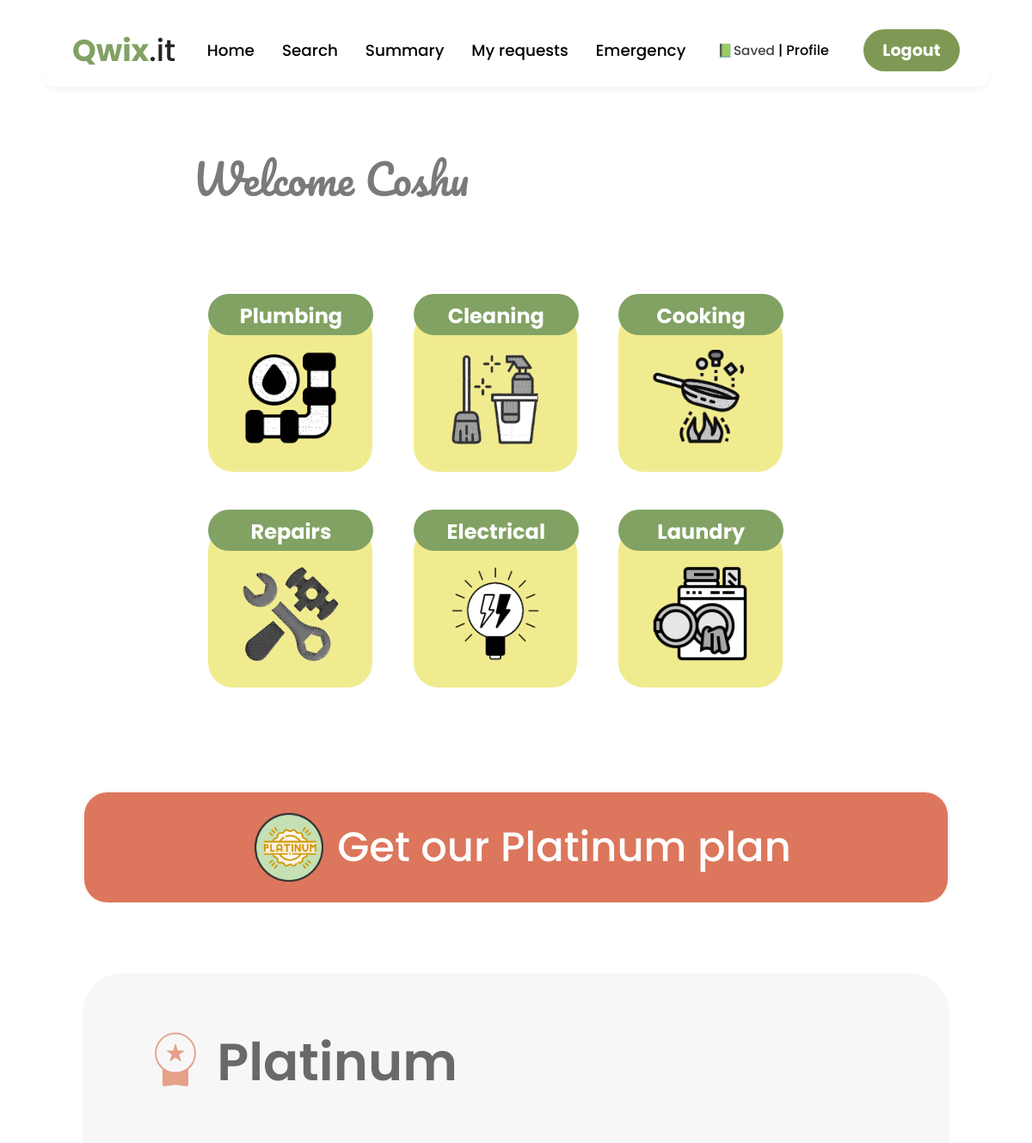
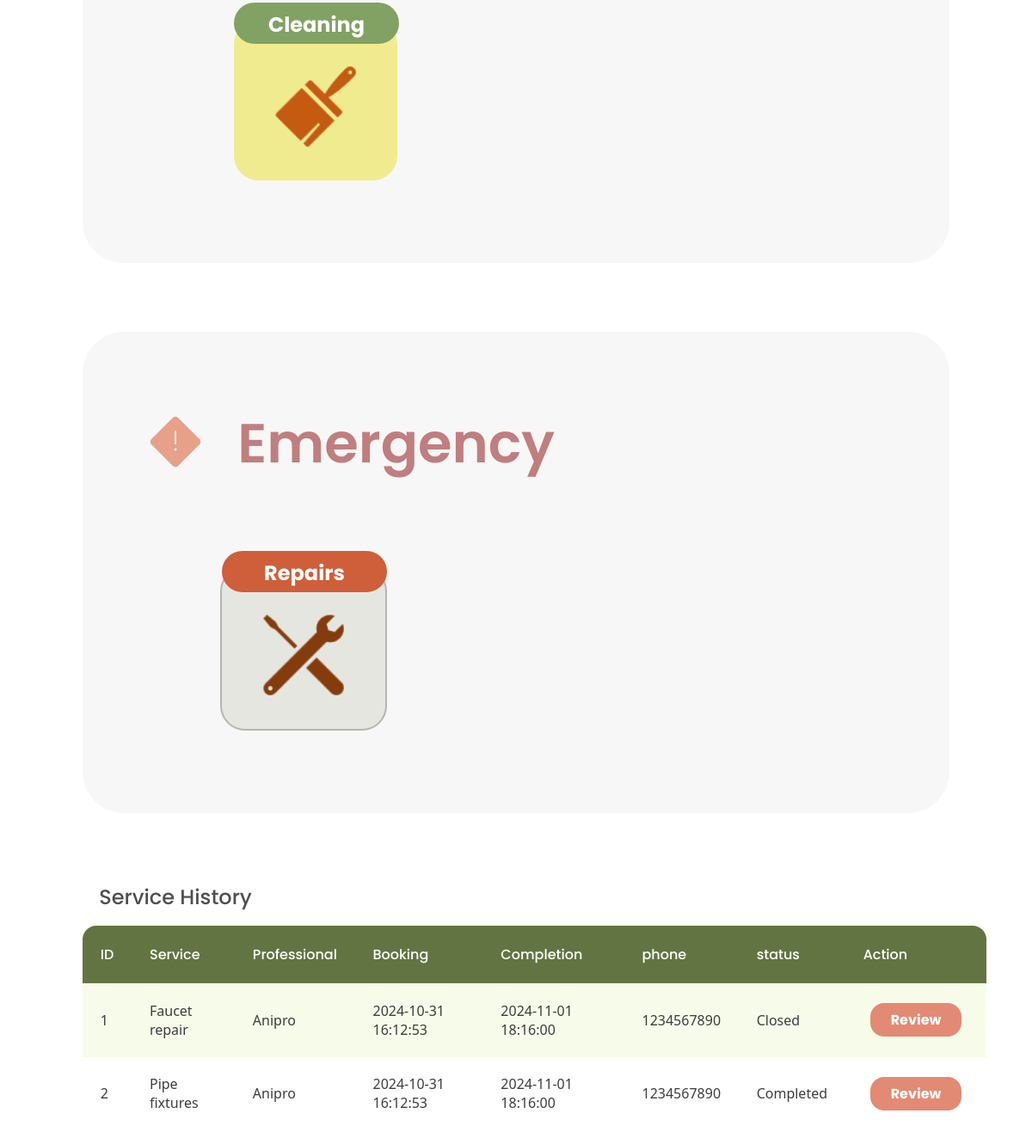
Page /cust_dash (signed in) on the committed database (2 pictures, top to bottom).
### webapp/models.py (models this page shows)
class User(db.Model):
    __tablename__ = 'user'
    id = db.Column(db.Integer, primary_key=True)
    username = db.Column(db.String(150), nullable=False, unique=True)
    email = db.Column(db.String(150), unique=True, nullable=False)
    password = db.Column(db.String(150), nullable=False)
    address = db.Column(db.String(300), nullable=False)
    pincode = db.Column(db.Integer, nullable=True)
    phone = db.Column(db.Integer, nullable=False, default=1234567890)
    role = db.Column(db.String(20), nullable=False)
    type = db.Column(db.String(20), nullable=False, default='normal')
    is_approved = db.Column(db.Boolean, default=True)
    is_blocked = db.Column(db.Boolean, default=False)
    saved_packs = db.Column(db.String(20), nullable=True)

class Service(db.Model):
    __tablename__ = 'service'
    id = db.Column(db.Integer, primary_key=True)
    name = db.Column(db.String(150), nullable=False)
    base_price = db.Column(db.Float, nullable=False)
    description = db.Column(db.String(500))
    category = db.Column(db.String(50), nullable=False) #emergency, platinum, normal

class ServicePackage(db.Model):
    __tablename__ = 'service_package'
    id = db.Column(db.Integer, primary_key=True)
    professional_id = db.Column(db.Integer, db.ForeignKey('professional.id'), nullable=True)
    service_id = db.Column(db.Integer, db.ForeignKey('service.id'), nullable=False)
    name = db.Column(db.String(150), nullable=False)
    price = db.Column(db.Float, nullable=False)
    description = db.Column(db.String(500), nullable=False)
    duration = db.Column(db.String, nullable=False, default='00:20:00')
    is_flagged = db.Column(db.Boolean, default=False)
    professional = db.relationship('Professional', backref='service_packages')
    service = db.relationship('Service', backref='service_packages')

class Professional(db.Model):
    __tablename__ = 'professional'
    id = db.Column(db.Integer, primary_key=True)
    p_name = db.Column(db.String(150), nullable=False)
    p_email = db.Column(db.String(150), nullable=False)
    p_phone = db.Column(db.Integer, nullable=False)
    paddress = db.Column(db.String(300), nullable=False)
    ppassword = db.Column(db.String(150), nullable=False)
    p_pincode = db.Column(db.Integer, nullable=False)
    document_proof = db.Column(db.String(550), nullable=False)
    experience_years = db.Column(db.String, nullable=False)
    rating = db.Column(db.Float, nullable=False, default=0.0)
    base_price = db.Column(db.Float, nullable=False, default=0.0)
    is_approved = db.Column(db.Boolean, default=False)
    is_blocked = db.Column(db.Boolean, default=True)
    user_id = db.Column(db.Integer, db.ForeignKey('user.id'))
    service_id = db.Column(db.Integer, db.ForeignKey('service.id'), nullable=False)
    user = db.relationship('User', backref='professional_profile')
    service = db.relationship('Service', backref=db.backref('professionals', lazy='dynamic'))

class ServiceRequest(db.Model):
    __tablename__ = 'service_request'
    id = db.Column(db.Integer, primary_key=True)
    customer_id = db.Column(db.Integer, db.ForeignKey('user.id'), nullable=False)
    package_id = db.Column(db.Integer, db.ForeignKey('service_package.id'), nullable=False)
    professional_id = db.Column(db.Integer, db.ForeignKey('professional.id'), nullable=True)
    date_of_request = db.Column(db.DateTime, nullable=False, default=datetime.now(IST))
    date_of_completion = db.Column(db.DateTime, nullable=True)
    status = db.Column(db.String(20), nullable=False, default='requested') #requested, accepted, completed, closed
    remarks = db.Column(db.String(500))
    customer = db.relationship('User', foreign_keys=[customer_id], backref=db.backref('service_requests', lazy='dynamic'))
    professional = db.relationship('Professional', foreign_keys=[professional_id], backref=db.backref('service_requests', lazy='dynamic'))

### webapp/views.py (the view, shortened to what this page needs)
@app.route('/cust_dash', methods=['GET'])
def cust_dash():
    if 'username' not in session:
        return redirect(url_for('login'))
    if session.get('userole') != "customer" :
        return "<h1>You don't have access to this page</h1>"
    if  session.get('logged_in') and session.get('userole') == 'customer':
        current_user = User.query.filter_by(username=session['username']).first()
        if current_user :
            customer_type = current_user.type
        services_data = Service.query.filter(Service.category=='normal').all()
        services_available = []
        if services_data:
            for s in services_data:
                services_available.append({
                    'service_id': s.id,
                    'service_name': s.name
                })
        platinum_services = Service.query.filter(Service.category=='platinum').all()
        platinum_services_available = []
        if platinum_services:
            for s in platinum_services:
                platinum_services_available.append({
                    'service_id': s.id,
                    'service_name': s.name
                })
        emergency_services = Service.query.filter(Service.category=='emergency').all()
        emergency_services_available = []
        if emergency_services:
            for s in emergency_services:
                emergency_services_available.append({
                    'service_id': s.id,
                    'service_name': s.name
                })
        statuses = ['Requested', 'Accepted','Rejected']
        booked_requests = ServiceRequest.query.filter(ServiceRequest.customer_id == current_user.id,
                                                      ServiceRequest.status.in_(statuses)).all()
        booked_data = []
        all_requests = ServiceRequest.query.filter_by(customer_id=current_user.id).all()
        service_history=[]
        if all_requests:
            for r in all_requests:
                professional = Professional.query.get(r.professional_id)
                if professional:
                    professional = professional.p_name
                phone = Professional.query.get(r.professional_id)
                if phone:
                    phone = phone.p_phone
                package_name = ServicePackage.query.get(r.package_id)
                if package_name:
                    package_name = package_name.name
                experience = Professional.query.get(r.professional_id)
                if experience:
                    experience = experience.experience_years
                service_cat = Service.query.join(ServicePackage, Service.id == ServicePackage.service_id).filter(ServicePackage.id == r.package_id).with_entities(Service.name).scalar()
                service_history.append({
                    'service_request_id': r.id,
                    'service_category': service_cat if service_cat else 'Unknown Category',
                    'service_name': package_name if package_name else 'Unknown Service',
                    'professional_name': professional if professional else 'Not Assigned',
                    'booked_date': r.date_of_request,
                    'completion_date': r.date_of_completion,
                    'phone': phone if phone else 'Not Assigned',
                    'experience': experience if experience else 'Not Assigned',
                    'status': r.status,
                    'package_id': r.package_id
                })
        return render_template('cust_dash.html', username=session['username'],
                               usertype = customer_type,
                               services_available=services_available,
                               platinum_services_available=platinum_services_available,
                                 emergency_services_available=emergency_services_available,
                               booked_data=booked_data,
                               service_history=service_history)
    else:
        flash('Please login to access this page', 'error')
        return redirect(url_for('login'))

### webapp/templates/cust_dash.html (shortened to what this page needs)
{% extends 'nav.html' %}
{% block styles %}
    <link rel="stylesheet" href="{{ url_for('static', filename='cust.css') }}">
{% endblock %}
{% block content %}
    <div class="username">
        <h1>Welcome {{username}}</h1>
    </div>
    <div class="head">
        {%for s in services_available%}
        <div class="service">
            <a href="{{ url_for('packages', service_id = s.service_id) }}">
            <div class="service_text">
                {{s.service_name}}</div>
            <div class="icon">
                <img src="{{ url_for('static', filename='assets/icons/'+ s.service_name | replace(' ','_') +'.png') }}" alt="plumber" />
            </div>
            </a>
        </div>
        {% endfor %}
    </div>
    <div class="banner">
        {% if usertype == 'normal'%}
        <img style=" margin : 0rem 1rem 0rem 1rem; width: 5rem; height: 5rem;"
        src="{{ url_for('static', filename='assets/icons/plat.png') }}" alt="platinum" />
        <h1> <a href="{{url_for('platinum')}}" > Get our Platinum plan </h1>
        {% elif usertype == 'Platinum' %}
        <img style=" margin : 0rem 1rem 0rem 1rem; width: 5rem; height: 5rem;"
        src="{{ url_for('static', filename='assets/icons/plat.png') }}" alt="platinum" />
        <h1> <a href="#platsec" >Platinum Active </a> </h1>
        {% endif %}
    </div>
    <div class = "section_service premium_section">
        <span class="material-symbols-rounded plat_icon">workspace_premium</span>
        <div class="premium_head">
            <h1>Platinum </h1>
        </div>
        <div class="premium">
            {%for s in platinum_services_available%}
            <div class="service">
                {% if usertype == 'Platinum'%}
                <a href="{{ url_for('packages', service_id = s.service_id) }}">
                <div class="service_text">
                    {{s.service_name|replace("Premium", "")}}</div>
                <div class="icon">
                    <img src="{{ url_for('static', filename='assets/icons/'+s.service_name | replace(' ','_') +'.png') }}" alt={{s.service_name}} />
                </div>
                </a>
                {% else %}
                <a href="{{url_for('platinum')}}">
                    <div class="service_text">
                        {{s.service_name|replace("Premium", "")}}</div>
                    <div class="icon">
                        <img src="{{ url_for('static', filename='assets/icons/'+s.service_name | replace(' ','_') +'.png') }}" alt={{s.service_name}} />
                    </div>
                </a>
                {% endif %}
            </div>
            {% endfor %}
        </div>
    </div>
     <div class = "section_service">
        <span class="material-symbols-rounded plat_icon">emergency_home</span>
        <div class="emergency_head">
            <h1>Emergency</h1>
        </div>
        <div class="emergency">
            {%for s in emergency_services_available%}
            <div class="etop">
                <a href="{{ url_for('packages', service_id = s.service_id) }}">
                <div class="etop_text">
                    {{s.service_name | replace('Emergency','')}}</div>
                <div class="icon">
                    <img src="{{ url_for('static', filename='assets/icons/'+s.service_name|replace(" ","_")+'.png') }}" alt={{s.service_name|replace(" ","_")}} />
                </div>
                </a>
            </div>
            {% endfor %}
        </div>
    </div>
    <h1 style = "margin: 4rem auto 0 6.2rem;" >Service History</h1>
    <table class="table">
        <thead id = "my_requests">
            <tr>
                <th style=" border-top-left-radius: 1rem;">ID</th>
                <th>Service</th>
                <th>Professional</th>
                <th>Booking</th>
                <th>Completion</th>
                <th>phone</th>
                <th>status</th>
                <th style = " border-top-right-radius: 1rem;">Action</th>
            </tr>
            </thead>
            <tbody>
                {% for data in service_history %}
            <tr class='active'>
                <td>{{data.service_request_id}}</td>
                <td>{{data.service_name}}</td>
                <td>{{data.professional_name}}</td>
                <td>{{data.booked_date}}</td>
                <td>{{data.completion_date}}</td>
                <td>{{data.phone}}</td>
                <td>{{data.status}}</td>
                <td><a href="{{ url_for('close_service_request', service_request_id=data.service_request_id) }}"
                    class="book_btn" style="background-color: #e28a74; color:white;">
                    Review</a></td>
            </tr>
            {% endfor %}
        </table>
{% endblock %}

### webapp/templates/nav.html (shortened to what this page needs)
<!DOCTYPE html>
<html lang="en">
<head>
    <link rel="stylesheet" href="{{ url_for('static', filename='nav.css') }}">
    {% block styles %}
    {% endblock %}
</head>
<body>
    <nav class="navbar">
        <div class="qwix">
            <a href="#">Qwix<span>.it</span></a>
        </div>
        <ul class="nav_links">
            {% if session['userole'] == 'customer' %}
            <li><a href="{{ url_for('cust_dash') }}">Home</a></li>
            <li><a href="{{ url_for('cust_search') }}">Search</a></li>
            <li><a href="{{ url_for('cust_summary') }}">Summary</a></li>
            <li><a href="{{ url_for('cust_dash') }}#my_requests">My requests</a></li>
            <li><a href="{{ url_for('cust_dash') }}#emergesec">Emergency</a></li>
            {% endif %}
        </ul>
        <div class="nav_btns">
            {% if session['userole'] == 'customer' %}
            <div class="cust_nav_p">
            <a class = "savedp" href="{{ url_for('saved_packages') }}">📗Saved</a>
            <a class="btn profile" href="{{url_for('customer_profile', edit_p='v')}}"> | Profile</a>
            </div>
            {% elif session['userole'] == 'professional' %}
            <a class="btn profile" href="{{ url_for('pro_profile', edit_p='v') }}">Profile</a>
            {%else%}
            <a class="btn profile" style="font-weight :bold ; "> ADMIN </a>
            {%endif%}
            <a href="{{ url_for('logout') }}" class="btn logout">Logout</a>
        </div>
    </nav>
    {% block content %}
    {% endblock %}
</body>
</html>

### webapp/static/nav.css (style rules this page uses)
* { margin: 0; padding: 0; font-family: poppins; font-weight: 500; }
body { background-color: #ffffff; font-family: nunito; margin: 1rem; padding: 0; }
img { display: flex; width: 100%; }
a { text-decoration: none; transition: 0.3s; }
h1 { font-family: poppins; font-weight: 500; font-size: 1.5rem; color: #504f4e; }
.navbar { display: flex; top : 0; position : sticky; justify-content: space-between; align-items: center; padding: 1rem 3vw; background-color: #ffffff; box-shadow: 0 5px 3px rgba(185, 184, 184, 0.1); border-radius: 1rem; margin : 0 2rem ; z-index: 1000000; background-image: translucent; }
.qwix a { color: #81A263; text-decoration: none; font-size: 2.2rem; font-family: 'Poppins'; font-weight: bold; }
.qwix a span { color: #242323; }
.nav_links { display: flex; list-style: none; }
.nav_links li { margin: 0 1rem; }
.nav_links a { color: black; text-decoration: none; padding: 0.5rem 0; border-bottom: 3px solid transparent; transition: border-color 0.3s; font-size: 1.15rem; font-weight: 500; }
.nav_btns { display: flex; gap: 1rem; }
.profile { color: black; background-color: transparent; padding: 0.75rem 1.5rem 0.75rem 0rem; font-size: 1rem; border: none; cursor: pointer; }
.cust_nav_p { margin-top: 0.8rem; font-size: 1rem; border: none; cursor: pointer; }
.savedp { color: rgb(67, 66, 66); padding: 0rem 0rem 0.75rem 0rem; border: none; cursor: pointer; font-size: 0.95rem; }
.logout { color: white; background-color: #7f9955; border-radius: 2rem; padding: 0.65rem 1.4rem; font-size: 1.2rem; font-weight: bold; border: none; cursor: pointer; max-height: 3.2rem; }

### rows in the picture
User: username "Coshu"
Service: service_name "Plumbing", name (picture)
Service: service_name "Cleaning", name (picture)
Service: service_name "Cooking", name (picture)
Service: service_name "Repairs", name (picture)
Service: service_name "Electrical", name (picture)
Service: service_name "Laundry", name (picture)
Service: service_name "Cleaning"
Service: service_name "Repairs"
ServicePackage: service_name "Faucet repair"
Professional: professional_name "Anipro" "Anipro", phone "1234567890" "1234567890"
ServiceRequest: booked_date "2024-10-31 16:12:53", completion_date "2024-11-01 18:16:00", status "Closed"
ServicePackage: service_name "Pipe fixtures"
ServiceRequest: booked_date "2024-10-31 16:12:53", completion_date "2024-11-01 18:16:00", status "Completed"

### other values in the picture
{{ data.service_request_id }} "1" "2"
